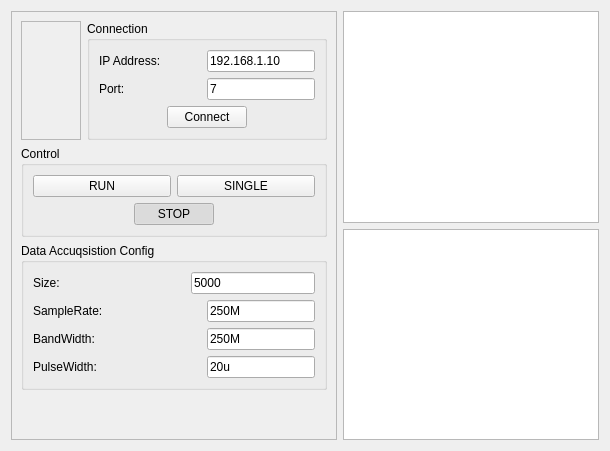
      <widget class="QWidget" name="RxPanel">
       <attribute name="title">
        <string>Display</string>
       </attribute>
       <layout class="QGridLayout" name="gridLayout_3">
        <item row="0" column="0">
         <layout class="QHBoxLayout" name="horizontalLayout_4" stretch="0,1">
          <item>
           <widget class="QFrame" name="frame_2">
            <property name="sizePolicy">
             <sizepolicy hsizetype="Preferred" vsizetype="Preferred">
              <horstretch>0</horstretch>
              <verstretch>0</verstretch>
             </sizepolicy>
            </property>
            <property name="minimumSize">
             <size>
              <width>250</width>
              <height>325</height>
             </size>
            </property>
            <property name="frameShape">
             <enum>QFrame::StyledPanel</enum>
            </property>
            <property name="frameShadow">
             <enum>QFrame::Raised</enum>
            </property>
            <layout class="QVBoxLayout" name="verticalLayout_7">
             <item>
              <layout class="QHBoxLayout" name="horizontalLayout_7">
               <item>
                <widget class="QFrame" name="frame_7">
                 <property name="minimumSize">
                  <size>
                   <width>60</width>
                   <height>0</height>
                  </size>
                 </property>
                 <property name="maximumSize">
                  <size>
                   <width>1677215</width>
                   <height>16777215</height>
                  </size>
                 </property>
                 <property name="frameShape">
                  <enum>QFrame::StyledPanel</enum>
                 </property>
                 <property name="frameShadow">
                  <enum>QFrame::Raised</enum>
                 </property>
                 <layout class="QVBoxLayout" name="verticalLayout_4">
                  <item>
                   <widget class="QLabel" name="trafficlight">
                    <property name="minimumSize">
                     <size>
                      <width>35</width>
                      <height>55</height>
                     </size>
                    </property>
                    <property name="maximumSize">
                     <size>
                      <width>35</width>
                      <height>55</height>
                     </size>
                    </property>
                    <property name="text">
                     <string/>
                    </property>
                    <property name="pixmap">
                     <pixmap resource="trafficlight.qrc">:/resources/icons/trafficlight/redlight.png</pixmap>
                    </property>
                    <property name="scaledContents">
                     <bool>true</bool>
                    </property>
                   </widget>
                  </item>
                  <item>
                   <spacer name="verticalSpacer">
                    <property name="orientation">
                     <enum>Qt::Vertical</enum>
                    </property>
                    <property name="sizeHint" stdset="0">
                     <size>
                      <width>20</width>
                      <height>40</height>
                     </size>
                    </property>
                   </spacer>
                  </item>
                 </layout>
                </widget>
               </item>
               <item>
                <widget class="QGroupBox" name="groupBox">
                 <property name="sizePolicy">
                  <sizepolicy hsizetype="Expanding" vsizetype="Preferred">
                   <horstretch>0</horstretch>
                   <verstretch>0</verstretch>
                  </sizepolicy>
                 </property>
                 <property name="title">
                  <string>Connection</string>
                 </property>
                 <layout class="QVBoxLayout" name="verticalLayout_3">
                  <item>
                   <layout class="QHBoxLayout" name="horizontalLayout_5">
                    <item>
                     <widget class="QLabel" name="addressLabel">
                      <property name="text">
                       <string>IP Address:</string>
                      </property>
                     </widget>
                    </item>
                    <item>
                     <spacer name="horizontalSpacer">
                      <property name="orientation">
                       <enum>Qt::Horizontal</enum>
                      </property>
                      <property name="sizeHint" stdset="0">
                       <size>
                        <width>40</width>
                        <height>20</height>
                       </size>
                      </property>
                     </spacer>
                    </item>
                    <item>
                     <widget class="QLineEdit" name="addressText">
                      <property name="text">
                       <string>192.168.1.10</string>
                      </property>
                     </widget>
                    </item>
                   </layout>
                  </item>
                  <item>
                   <layout class="QHBoxLayout" name="horizontalLayout_6">
                    <item>
                     <widget class="QLabel" name="portLabel">
                      <property name="text">
                       <string>Port:</string>
                      </property>
                     </widget>
                    </item>
                    <item>
                     <spacer name="horizontalSpacer_2">
                      <property name="orientation">
                       <enum>Qt::Horizontal</enum>
                      </property>
                      <property name="sizeHint" stdset="0">
                       <size>
                        <width>40</width>
                        <height>20</height>
                       </size>
                      </property>
                     </spacer>
                    </item>
                    <item>
                     <widget class="QLineEdit" name="portText">
                      <property name="text">
                       <string>7</string>
                      </property>
                     </widget>
                    </item>
                   </layout>
                  </item>
                  <item>
                   <layout class="QHBoxLayout" name="horizontalLayout_8">
                    <item>
                     <spacer name="horizontalSpacer_3">
                      <property name="orientation">
                       <enum>Qt::Horizontal</enum>
                      </property>
                      <property name="sizeHint" stdset="0">
                       <size>
                        <width>40</width>
                        <height>20</height>
                       </size>
                      </property>
                     </spacer>
                    </item>
                    <item>
                     <widget class="QPushButton" name="connectButton">
                      <property name="text">
                       <string>Connect</string>
                      </property>
                     </widget>
                    </item>
                    <item>
                     <spacer name="horizontalSpacer_4">
                      <property name="orientation">
                       <enum>Qt::Horizontal</enum>
                      </property>
                      <property name="sizeHint" stdset="0">
                       <size>
                        <width>40</width>
                        <height>20</height>
                       </size>
                      </property>
                     </spacer>
                    </item>
                   </layout>
                  </item>
                 </layout>
                </widget>
               </item>
              </layout>
             </item>
             <item>
              <widget class="QGroupBox" name="groupBox_2">
               <property name="sizePolicy">
                <sizepolicy hsizetype="Expanding" vsizetype="Preferred">
                 <horstretch>0</horstretch>
                 <verstretch>0</verstretch>
                </sizepolicy>
               </property>
               <property name="title">
                <string>Control</string>
               </property>
               <layout class="QVBoxLayout" name="verticalLayout_5">
                <item>
                 <layout class="QHBoxLayout" name="horizontalLayout_9">
                  <item>
                   <widget class="QPushButton" name="runButton">
                    <property name="minimumSize">
                     <size>
                      <width>80</width>
                      <height>0</height>
                     </size>
                    </property>
                    <property name="text">
                     <string>RUN</string>
                    </property>
                    <property name="checkable">
                     <bool>true</bool>
                    </property>
                    <property name="flat">
                     <bool>false</bool>
                    </property>
                    <attribute name="buttonGroup">
                     <string notr="true">buttonGroup</string>
                    </attribute>
                   </widget>
                  </item>
                  <item>
                   <widget class="QPushButton" name="singleButton">
                    <property name="minimumSize">
                     <size>
                      <width>80</width>
                      <height>0</height>
                     </size>
                    </property>
                    <property name="text">
                     <string>SINGLE</string>
                    </property>
                    <property name="checkable">
                     <bool>true</bool>
                    </property>
                    <attribute name="buttonGroup">
                     <string notr="true">buttonGroup</string>
                    </attribute>
                   </widget>
                  </item>
                 </layout>
                </item>
                <item>
                 <layout class="QHBoxLayout" name="horizontalLayout_10">
                  <item>
                   <spacer name="horizontalSpacer_5">
                    <property name="orientation">
                     <enum>Qt::Horizontal</enum>
                    </property>
                    <property name="sizeHint" stdset="0">
                     <size>
                      <width>40</width>
                      <height>20</height>
                     </size>
                    </property>
                   </spacer>
                  </item>
                  <item>
                   <widget class="QPushButton" name="stopButton">
                    <property name="minimumSize">
                     <size>
                      <width>80</width>
                      <height>0</height>
                     </size>
                    </property>
                    <property name="text">
                     <string>STOP</string>
                    </property>
                    <property name="checkable">
                     <bool>true</bool>
                    </property>
                    <property name="checked">
                     <bool>true</bool>
                    </property>
                    <attribute name="buttonGroup">
                     <string notr="true">buttonGroup</string>
                    </attribute>
                   </widget>
                  </item>
                  <item>
                   <spacer name="horizontalSpacer_6">
                    <property name="orientation">
                     <enum>Qt::Horizontal</enum>
                    </property>
                    <property name="sizeHint" stdset="0">
                     <size>
                      <width>40</width>
                      <height>20</height>
                     </size>
                    </property>
                   </spacer>
                  </item>
                 </layout>
                </item>
               </layout>
              </widget>
             </item>
             <item>
              <widget class="QGroupBox" name="groupBox_3">
               <property name="sizePolicy">
                <sizepolicy hsizetype="Expanding" vsizetype="Preferred">
                 <horstretch>0</horstretch>
                 <verstretch>0</verstretch>
                </sizepolicy>
               </property>
               <property name="title">
                <string>Data Accuqsistion Config</string>
               </property>
               <layout class="QVBoxLayout" name="verticalLayout_6">
                <item>
                 <layout class="QHBoxLayout" name="horizontalLayout_11">
                  <item>
                   <widget class="QLabel" name="sizeLabel">
                    <property name="text">
                     <string>Size:</string>
                    </property>
                   </widget>
                  </item>
                  <item>
                   <spacer name="horizontalSpacer_7">
                    <property name="orientation">
                     <enum>Qt::Horizontal</enum>
                    </property>
                    <property name="sizeHint" stdset="0">
                     <size>
                      <width>40</width>
                      <height>20</height>
                     </size>
                    </property>
                   </spacer>
                  </item>
                  <item>
                   <widget class="QLineEdit" name="sizeText">
                    <property name="text">
                     <string>5000</string>
                    </property>
                   </widget>
                  </item>
                 </layout>
                </item>
                <item>
                 <layout class="QHBoxLayout" name="horizontalLayout_12">
                  <item>
                   <widget class="QLabel" name="sampleRateLabel">
                    <property name="text">
                     <string>SampleRate:</string>
                    </property>
                   </widget>
                  </item>
                  <item>
                   <spacer name="horizontalSpacer_8">
                    <property name="orientation">
                     <enum>Qt::Horizontal</enum>
                    </property>
                    <property name="sizeHint" stdset="0">
                     <size>
                      <width>40</width>
                      <height>20</height>
                     </size>
                    </property>
                   </spacer>
                  </item>
                  <item>
                   <widget class="QLineEdit" name="sampleRateText">
                    <property name="text">
                     <string>250M</string>
                    </property>
                   </widget>
                  </item>
                 </layout>
                </item>
                <item>
                 <layout class="QHBoxLayout" name="horizontalLayout_2">
                  <item>
                   <widget class="QLabel" name="label">
                    <property name="text">
                     <string>BandWidth:</string>
                    </property>
                   </widget>
                  </item>
                  <item>
                   <spacer name="horizontalSpacer_24">
                    <property name="orientation">
                     <enum>Qt::Horizontal</enum>
                    </property>
                    <property name="sizeHint" stdset="0">
                     <size>
                      <width>40</width>
                      <height>20</height>
                     </size>
                    </property>
                   </spacer>
                  </item>
                  <item>
                   <widget class="QLineEdit" name="bandWidthText">
                    <property name="text">
                     <string>250M</string>
                    </property>
                   </widget>
                  </item>
                 </layout>
                </item>
                <item>
                 <layout class="QHBoxLayout" name="horizontalLayout_30">
                  <item>
                   <widget class="QLabel" name="label_2">
                    <property name="text">
                     <string>PulseWidth:</string>
                    </property>
                   </widget>
                  </item>
                  <item>
                   <spacer name="horizontalSpacer_25">
                    <property name="orientation">
                     <enum>Qt::Horizontal</enum>
                    </property>
                    <property name="sizeHint" stdset="0">
                     <size>
                      <width>40</width>
                      <height>20</height>
                     </size>
                    </property>
                   </spacer>
                  </item>
                  <item>
                   <widget class="QLineEdit" name="pulseWidthText">
                    <property name="text">
                     <string>20u</string>
                    </property>
                   </widget>
                  </item>
                 </layout>
                </item>
               </layout>
              </widget>
             </item>
             <item>
              <spacer name="verticalSpacer_2">
               <property name="orientation">
                <enum>Qt::Vertical</enum>
               </property>
               <property name="sizeHint" stdset="0">
                <size>
                 <width>20</width>
                 <height>40</height>
                </size>
               </property>
              </spacer>
             </item>
            </layout>
           </widget>
          </item>
          <item>
           <layout class="QVBoxLayout" name="verticalLayout" stretch="0,0">
            <item>
             <widget class="PlotWidget" name="processView"/>
            </item>
            <item>
             <widget class="PlotWidget" name="dataView"/>
            </item>
           </layout>
          </item>
         </layout>
        </item>
       </layout>
      </widget>
